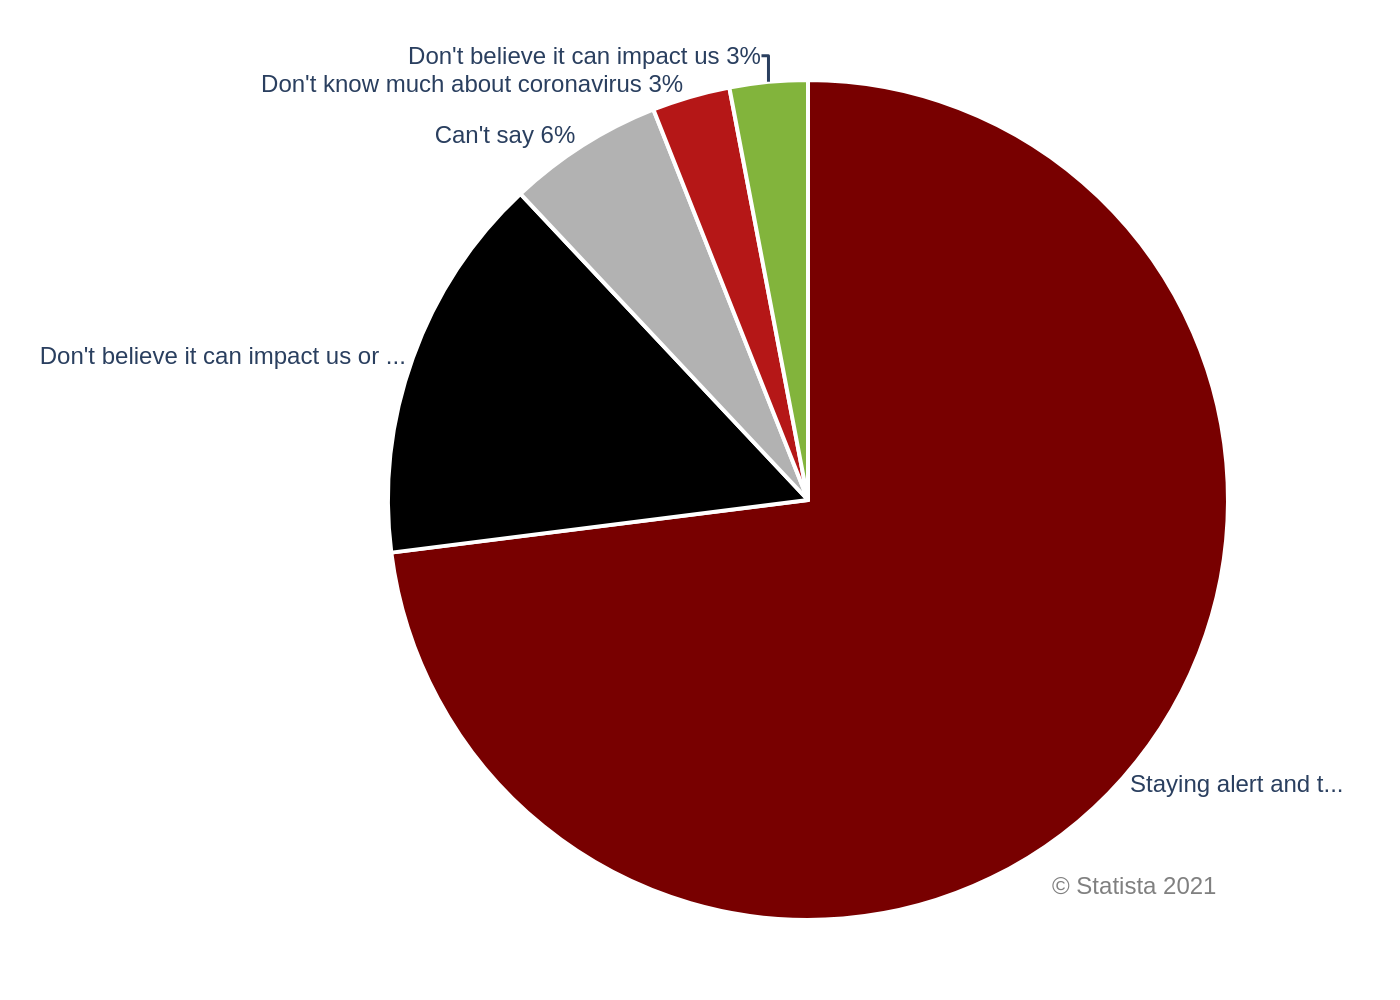

Recreate this plot in Python.
import sys
import json
import plotly.graph_objects as go
import os

if len(sys.argv) != 2:
    print("Usage: python create_chart.py <path_to_json_file>")
    sys.exit(1)

json_path = sys.argv[1]

try:
    with open(json_path, 'r', encoding='utf-8') as f:
        config = json.load(f)
except FileNotFoundError:
    print(f"Error: JSON file not found at {json_path}")
    sys.exit(1)
except json.JSONDecodeError:
    print(f"Error: Could not decode JSON from {json_path}")
    sys.exit(1)

chart_data = config.get('chart_data', {})
texts = config.get('texts', {})
colors = config.get('colors', [])

fig = go.Figure()

fig.add_trace(go.Pie(
    labels=chart_data.get('labels', []),
    values=chart_data.get('values', []),
    marker=dict(
        colors=colors,
        line=dict(color='#ffffff', width=2)
    ),
    textinfo='label',
    textposition='outside',
    sort=False,
    direction='clockwise',
    automargin=True
))

fig.update_layout(
    showlegend=False,
    font=dict(family="Arial"),
    paper_bgcolor='white',
    plot_bgcolor='white',
    margin=dict(l=80, r=80, t=40, b=40),
    annotations=[
        dict(
            text=texts.get('source', ''),
            showarrow=False,
            xref='paper',
            yref='paper',
            x=0.98,
            y=0.02,
            xanchor='right',
            yanchor='bottom',
            font=dict(size=12, color='#808080')
        )
    ]
)

base_filename = os.path.splitext(os.path.basename(json_path))[0]
output_filename = f"{base_filename}.png"

fig.write_image(output_filename, scale=2)

print(f"Chart saved to {output_filename}")
